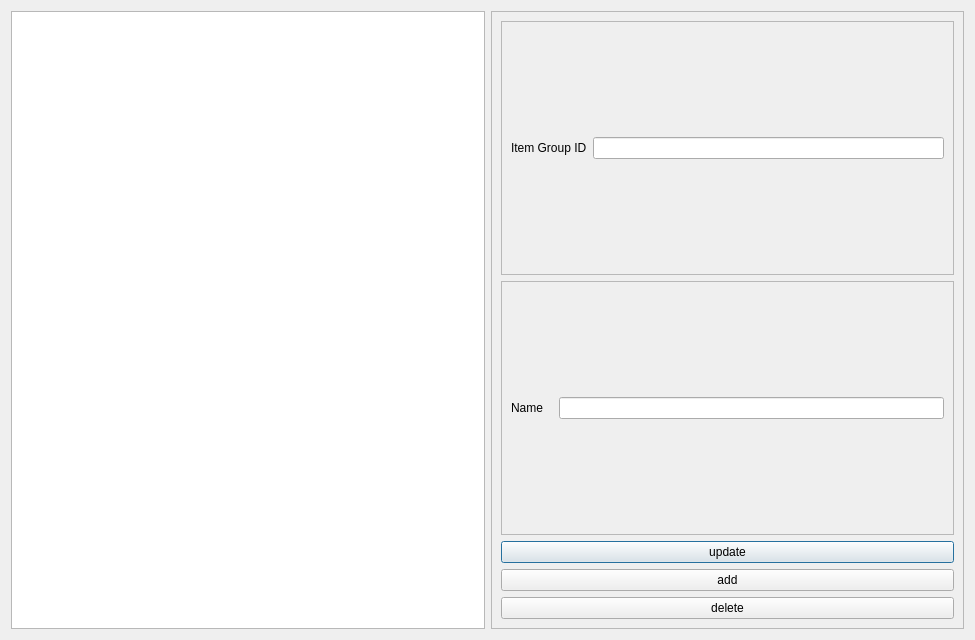
<?xml version="1.0" encoding="UTF-8"?>
<ui version="4.0">
 <class>ItemSubGroup</class>
 <widget class="QDialog" name="ItemSubGroup">
  <property name="geometry">
   <rect>
    <x>0</x>
    <y>0</y>
    <width>975</width>
    <height>640</height>
   </rect>
  </property>
  <property name="windowTitle">
   <string>Dialog</string>
  </property>
  <layout class="QHBoxLayout" name="horizontalLayout_3">
   <item>
    <widget class="QTableWidget" name="tableWidget"/>
   </item>
   <item>
    <widget class="QFrame" name="frame">
     <property name="frameShape">
      <enum>QFrame::StyledPanel</enum>
     </property>
     <property name="frameShadow">
      <enum>QFrame::Raised</enum>
     </property>
     <layout class="QVBoxLayout" name="verticalLayout">
      <item>
       <widget class="QFrame" name="frame_2">
        <property name="frameShape">
         <enum>QFrame::StyledPanel</enum>
        </property>
        <property name="frameShadow">
         <enum>QFrame::Raised</enum>
        </property>
        <layout class="QHBoxLayout" name="horizontalLayout">
         <item>
          <widget class="QLabel" name="label">
           <property name="text">
            <string>Item Group ID</string>
           </property>
          </widget>
         </item>
         <item>
          <widget class="QLineEdit" name="itemSubGroupid"/>
         </item>
        </layout>
       </widget>
      </item>
      <item>
       <widget class="QFrame" name="frame_3">
        <property name="frameShape">
         <enum>QFrame::StyledPanel</enum>
        </property>
        <property name="frameShadow">
         <enum>QFrame::Raised</enum>
        </property>
        <layout class="QHBoxLayout" name="horizontalLayout_2">
         <item>
          <widget class="QLabel" name="label_2">
           <property name="text">
            <string>Name   </string>
           </property>
          </widget>
         </item>
         <item>
          <widget class="QLineEdit" name="itemSubGroupname"/>
         </item>
        </layout>
       </widget>
      </item>
      <item>
       <widget class="QPushButton" name="update">
        <property name="text">
         <string>update</string>
        </property>
       </widget>
      </item>
      <item>
       <widget class="QPushButton" name="add">
        <property name="text">
         <string>add</string>
        </property>
       </widget>
      </item>
      <item>
       <widget class="QPushButton" name="delete_2">
        <property name="text">
         <string>delete</string>
        </property>
       </widget>
      </item>
     </layout>
    </widget>
   </item>
  </layout>
 </widget>
 <resources/>
 <connections/>
</ui>
